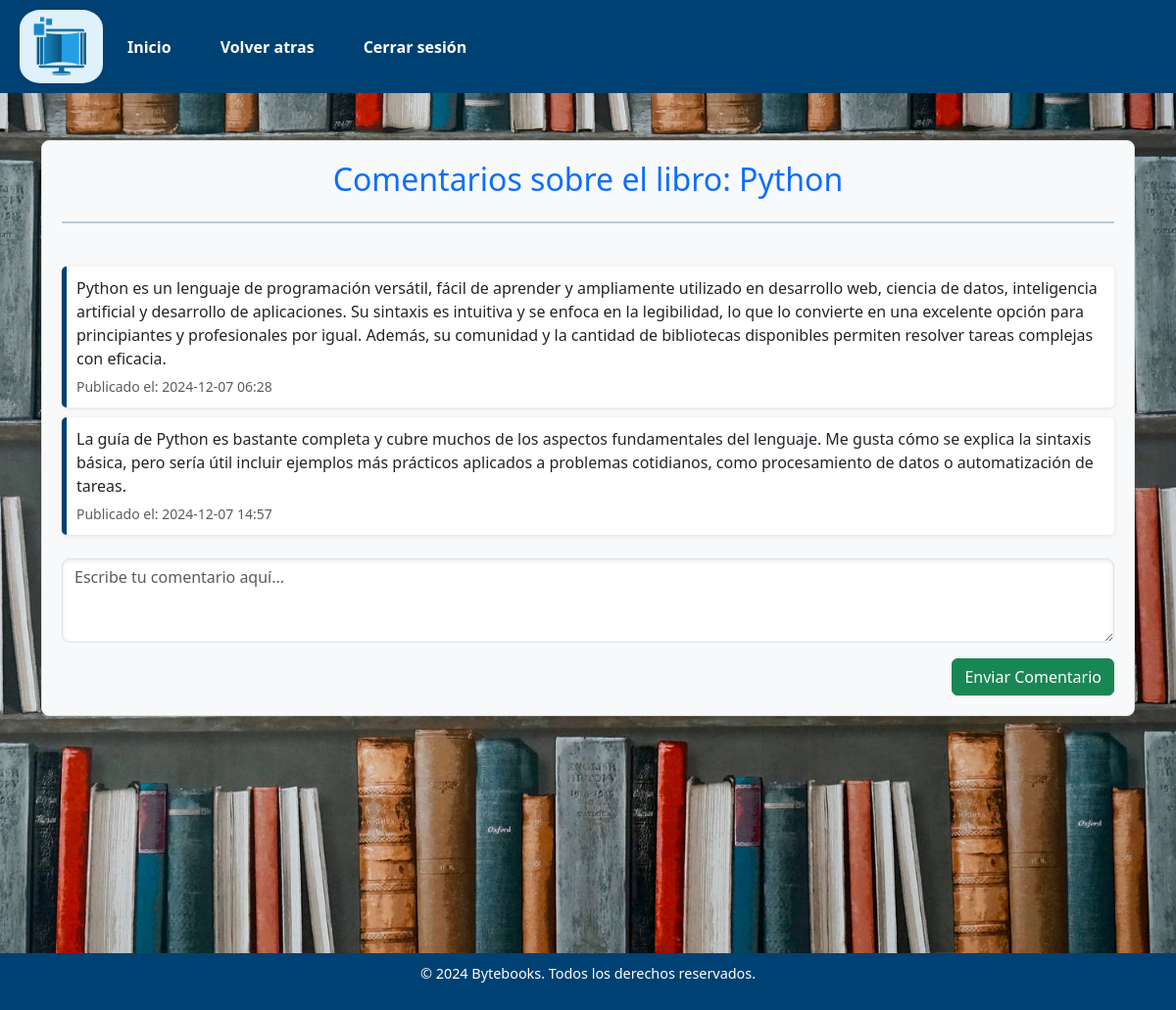
The page /user/view_comments/2 (signed in) on the database its author committed.
### models.py (models this page shows, shortened)
class Libro(db.Model):
    __tablename__ = 'libros'
    id_libro = db.Column(db.Integer, primary_key=True)  # ID único del libro
    nombre_libro = db.Column(db.String(30), nullable=False)  # Nombre del libro
    categoria = db.Column(db.String(30), nullable=False)  # Categoría del libro
    imagen = db.Column(db.String(60), nullable=False)  # Ruta de la imagen
    url = db.Column(db.String(100), nullable=False)  # URL del libro

class Comentario(db.Model):
    __tablename__ = 'comentarios'
    id_comentario = db.Column(db.Integer, primary_key=True)  # ID único del comentario
    id_libro = db.Column(db.Integer, db.ForeignKey('libros.id_libro'), nullable=False)  # Relación con el libro
    comentario = db.Column(db.Text, nullable=False)  # Contenido del comentario
    fecha_hora = db.Column(db.DateTime, nullable=False, default=datetime.now)  # Fecha y hora del comentario
    libro = db.relationship('Libro', backref='comentarios')  # Relación con el modelo Libro

### routes/user_routes.py (the view)
@user_bp.route('/view_comments/<int:libro_id>', methods=['GET'])
@user_required
def view_comments(libro_id):
    libro = Libro.query.get_or_404(libro_id)
    comentarios = Comentario.query.filter_by(id_libro=libro_id).all()
    return render_template('view_comments.html', libro=libro, comentarios=comentarios)

### routes/user_routes.py (called while the page is built)
def user_required(f):
    @wraps(f)
    def decorated_function(*args, **kwargs):
        if 'user_id' not in session:
            return redirect(url_for('byte.login'))  # Redirige al login si no está autenticado
        user = Usuario.query.get(session['user_id'])
        if not user or user.is_admin:
            return redirect(url_for('admin.dashboard'))
        return f(*args, **kwargs)
    return decorated_function

### templates/user/view_comments.html (shortened to what this page needs)
<!DOCTYPE html>
<html lang="es">
<head>
    <link href="https://cdn.jsdelivr.net/npm/bootstrap@5.3.2/dist/css/bootstrap.min.css" rel="stylesheet">
</head>
<body>
    {% include 'user/comments_Cabecera.html' %}
    <div class="content container mt-5">
        <div class="bg-comments">
            <h2 class="text-center text-primary mb-4">Comentarios sobre el libro: {{ libro.nombre_libro }}</h2>
            <hr>
            <br>
            <div class="comments-section mb-4">
                {% for comentario in comentarios %}
                <div class="comment-box">
                    <p class="mb-1">{{ comentario.comentario }}</p>
                    <small class="text-muted">Publicado el: {{ comentario.fecha_hora.strftime('%Y-%m-%d %H:%M') }}</small>
                </div>
                {% else %}
                <div class="comment-box text-center">
                    <p class="text-muted">No hay comentarios para este libro.</p>
                </div>
                {% endfor %}
            </div>
            <div class="comment-form mt-3">
                <form action="{{ url_for('user.add_comment', libro_id=libro.id_libro) }}" method="POST">
                    <div class="mb-3">
                        <textarea class="form-control" name="comentario" placeholder="Escribe tu comentario aquí..." rows="3" required></textarea>
                    </div>
                    <div class="d-flex justify-content-end">
                        <button type="submit" class="btn btn-success">Enviar Comentario</button>
                    </div>
                </form>
            </div>
        </div>
    </div>
    {% include 'user/Pie.html' %}
</body>
</html>

### templates/user/view_comments.html (style rules this page uses)
body { background-image: url('/static/images/Fondo.jpg'); background-size: cover; background-repeat: no-repeat; background-position: center; margin: 0; padding: 0; }
.content { min-height: 100vh; display: flex; flex-direction: column; justify-content: flex-start; }
.bg-comments { background-color: #f8f9fa; border: 1px solid #ddd; border-radius: 8px; box-shadow: 0 2px 8px rgba(0, 0, 0, 0.1); padding: 20px; margin-bottom: 30px; }
.comment-box { margin-bottom: 10px; padding: 10px; border-left: 5px solid #004173; background-color: #ffffff; border-radius: 5px; box-shadow: 0 1px 4px rgba(0, 0, 0, 0.1); }
.form-control { border-radius: 8px; box-shadow: inset 0 1px 4px rgba(0, 0, 0, 0.1); }
hr { border: none; height: 2px; background-color: #004173; margin-bottom: 20px; }

### templates/user/comments_Cabecera.html (style rules this page uses)
html, body { margin: 0; padding: 0; }

### rows shown on the page
Libro: nombre_libro "Python"
Comentario: comentario "Python es un lenguaje de programación versátil, fácil de aprender y ampliamente utilizado en desarrollo web, ciencia de datos, inteligencia artificial y desarrollo de aplicaciones. Su sintaxis es intuitiva y se enfoca en la legibilidad, lo que lo convierte en una excelente opción para principiantes y profesionales por igual. Además, su comunidad y la cantidad de bibliotecas disponibles permiten resolver tareas complejas con eficacia.", fecha_hora "2024-12-07 06:28"
Comentario: comentario "La guía de Python es bastante completa y cubre muchos de los aspectos fundamentales del lenguaje. Me gusta cómo se explica la sintaxis básica, pero sería útil incluir ejemplos más prácticos aplicados a problemas cotidianos, como procesamiento de datos o automatización de tareas.", fecha_hora "2024-12-07 14:57"
